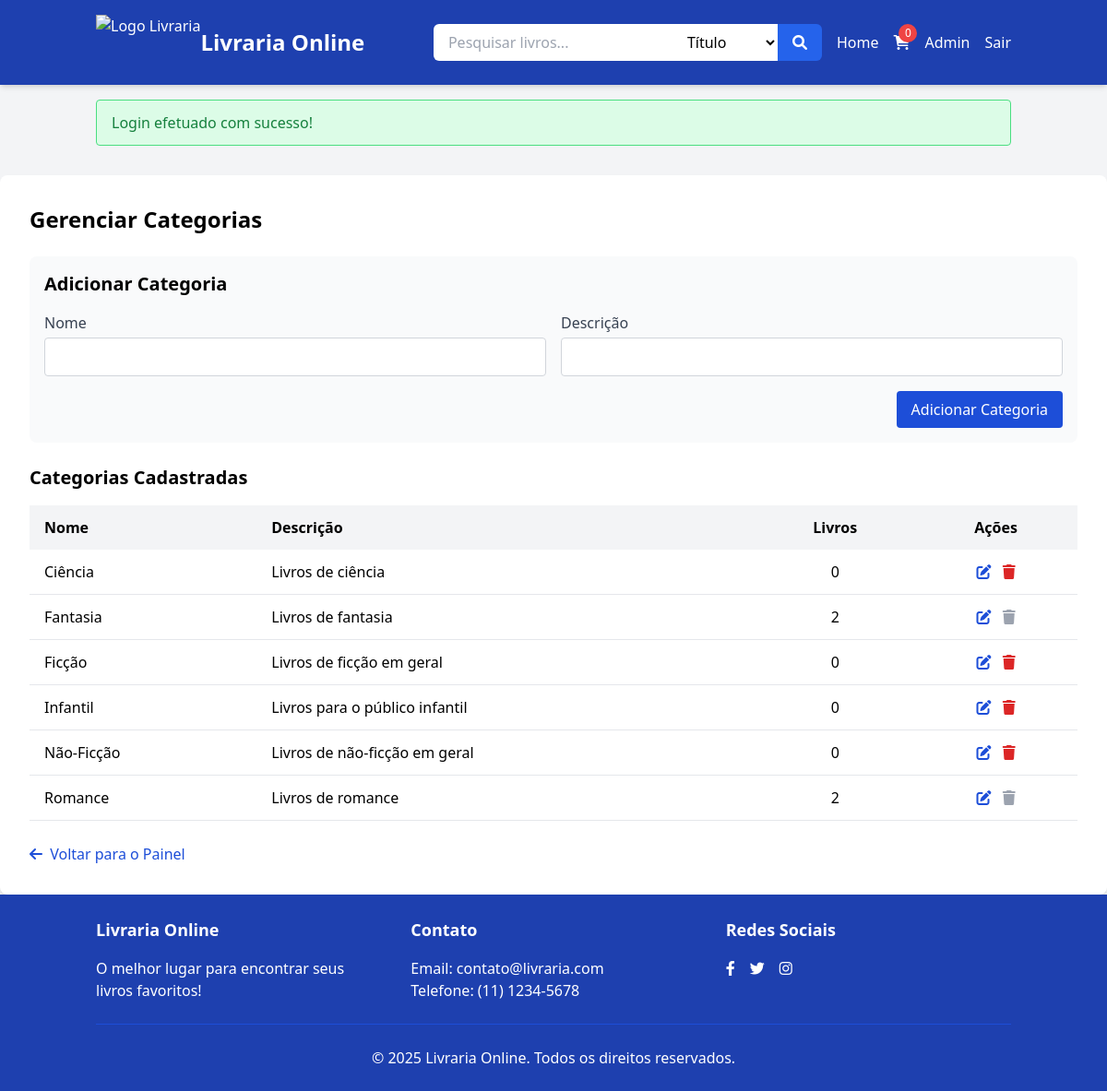
/Notes/Livraria/admin/categorias.php (signed in), run on the app's committed database.
### tables this page shows
CREATE TABLE IF NOT EXISTS categorias (
    id INT AUTO_INCREMENT PRIMARY KEY,
    nome VARCHAR(50) NOT NULL,
    descricao TEXT,
    data_cadastro TIMESTAMP DEFAULT CURRENT_TIMESTAMP
);

### Notes/Livraria/admin/categorias.php (the view, shortened to what this page needs)
<?php
require_once '../header.php';
$categoria_edicao = null;
$sql = "SELECT c.*, (SELECT COUNT(*) FROM livros WHERE id_categoria = c.id) as total_livros
        FROM categorias c ORDER BY c.nome";
$result = mysqli_query($conn, $sql);
$categorias = array();
if (mysqli_num_rows($result) > 0) {
    while ($row = mysqli_fetch_assoc($result)) {
        $categorias[] = $row;
    }
}
?>
<div class="bg-white rounded-lg shadow-md overflow-hidden">
    <div class="p-6 md:p-8">
        <h1 class="text-2xl font-bold mb-6">Gerenciar Categorias</h1>
        <div class="bg-gray-50 p-4 rounded-lg mb-6">
            <h2 class="text-xl font-semibold mb-4"><?php echo $categoria_edicao ? 'Editar' : 'Adicionar'; ?> Categoria</h2>
            <form method="post" action="">
                <div class="grid grid-cols-1 md:grid-cols-2 gap-4 mb-4">
                    <div>
                        <label for="nome" class="block text-gray-700 font-medium mb-1">Nome</label>
                        <input type="text" name="nome" id="nome" required
                               class="w-full border border-gray-300 rounded px-3 py-2 focus:outline-none focus:border-blue-500"
                               value="<?php echo $categoria_edicao ? htmlspecialchars($categoria_edicao['nome']) : ''; ?>">
                    </div>
                    <div>
                        <label for="descricao" class="block text-gray-700 font-medium mb-1">Descrição</label>
                        <input type="text" name="descricao" id="descricao"
                               class="w-full border border-gray-300 rounded px-3 py-2 focus:outline-none focus:border-blue-500"
                               value="<?php echo $categoria_edicao ? htmlspecialchars($categoria_edicao['descricao']) : ''; ?>">
                    </div>
                </div>
                <div class="flex justify-end">
                    <button type="submit" class="bg-blue-700 text-white px-4 py-2 rounded hover:bg-blue-800">
                        <?php echo $categoria_edicao ? 'Atualizar' : 'Adicionar'; ?> Categoria
                    </button>
                </div>
            </form>
        </div>
        <h2 class="text-xl font-semibold mb-4">Categorias Cadastradas</h2>
        <?php if (empty($categorias)): ?>
            <p class="text-center py-4">Nenhuma categoria cadastrada.</p>
        <?php else: ?>
            <div class="overflow-x-auto">
                <table class="w-full">
                    <thead class="bg-gray-100">
                        <tr>
                            <th class="py-3 px-4 text-left">Nome</th>
                            <th class="py-3 px-4 text-left">Descrição</th>
                            <th class="py-3 px-4 text-center">Livros</th>
                            <th class="py-3 px-4 text-center">Ações</th>
                        </tr>
                    </thead>
                    <tbody>
                        <?php foreach ($categorias as $categoria): ?>
                            <tr class="border-b">
                                <td class="py-3 px-4"><?php echo htmlspecialchars($categoria['nome']); ?></td>
                                <td class="py-3 px-4"><?php echo htmlspecialchars($categoria['descricao']); ?></td>
                                <td class="py-3 px-4 text-center"><?php echo $categoria['total_livros']; ?></td>
                                <td class="py-3 px-4 text-center">
                                    <a href="categorias.php?editar=<?php echo $categoria['id']; ?>" class="text-blue-700 hover:text-blue-900 mx-1" title="Editar">
                                        <i class="fas fa-edit"></i>
                                    </a>
                                    <?php if ($categoria['total_livros'] == 0): ?>
                                        <a href="javascript:void(0);"
                                           onclick="confirmarExclusao(<?php echo $categoria['id']; ?>, '<?php echo htmlspecialchars($categoria['nome']); ?>')"
                                           class="text-red-600 hover:text-red-800 mx-1" title="Excluir">
                                            <i class="fas fa-trash"></i>
                                        </a>
                                    <?php else: ?>
                                        <span class="text-gray-400 mx-1" title="Não é possível excluir. Existem livros associados.">
                                            <i class="fas fa-trash"></i>
                                        </span>
                                    <?php endif; ?>
                                </td>
                            </tr>
                        <?php endforeach; ?>
                    </tbody>
                </table>
            </div>
        <?php endif; ?>
        <div class="mt-6">
            <a href="index.php" class="text-blue-700 hover:text-blue-900">
                <i class="fas fa-arrow-left mr-1"></i> Voltar para o Painel
            </a>
        </div>
    </div>
</div>
<?php require_once '../footer.php'; ?>

### data on the page
categorias: nome "Ciência", descricao "Livros de ciência", total_livros "0"
categorias: nome "Fantasia", descricao "Livros de fantasia", total_livros "2"
categorias: nome "Ficção", descricao "Livros de ficção em geral", total_livros "0"
categorias: nome "Infantil", descricao "Livros para o público infantil", total_livros "0"
categorias: nome "Não-Ficção", descricao "Livros de não-ficção em geral", total_livros "0"
categorias: nome "Romance", descricao "Livros de romance", total_livros "2"

### other printed values
count($itens) "0"
$_SESSION['message'] "Login efetuado com sucesso!"
